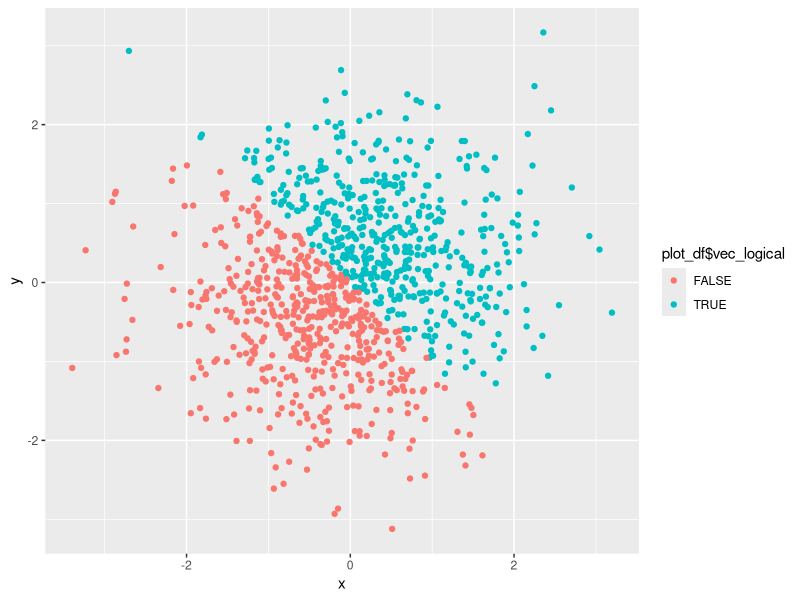
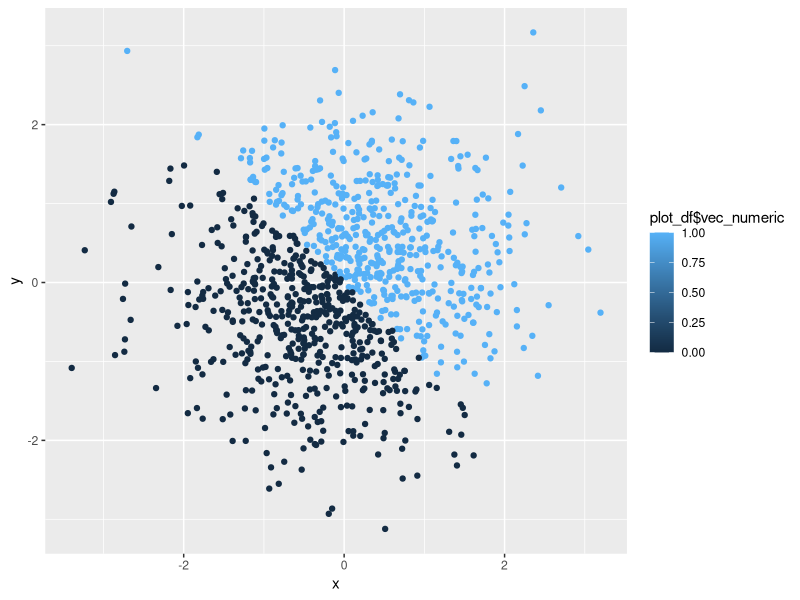
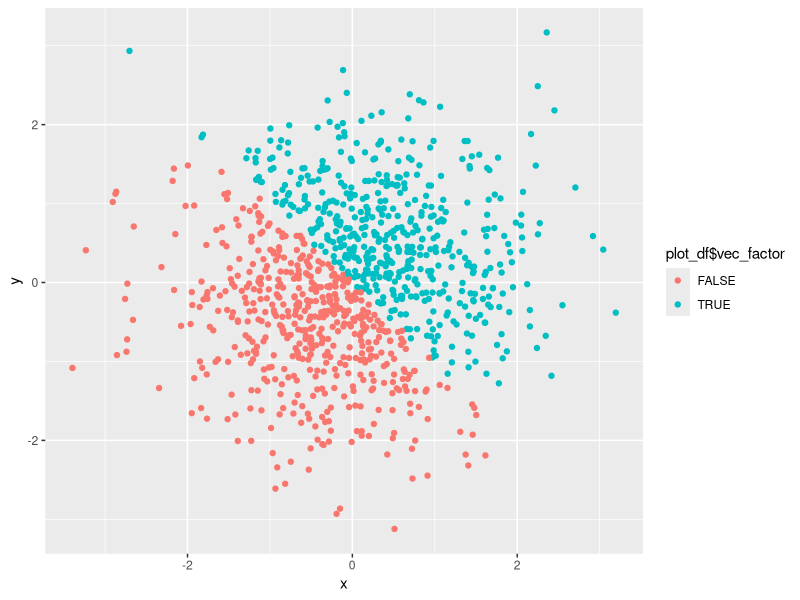
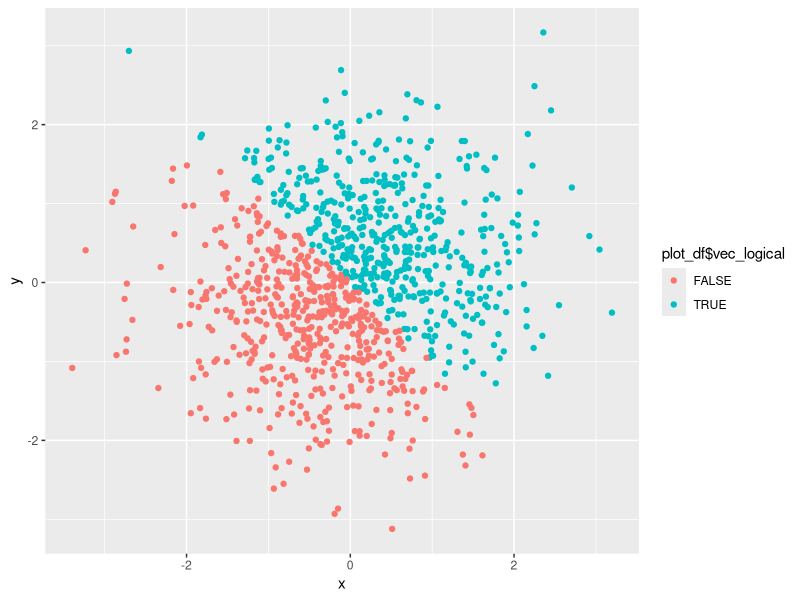

Reproduce these figures in R, in order.
## ---- chunk 1
getwd()
knitr::opts_chunk$set(echo = TRUE)

library(tidyverse)
## ---- chunk 2
set.seed(1234)
hw1_df = tibble(
  norm_samp = runif(10, min = 0, max = 5),
  vec_logical = norm_samp > 2,
  vec_char = c("one","two","three","four","five","six","seven","eight","nine","ten"),
  vec_factor = factor(c("male","female","male","male","male","female","female","male","female","male"))
)
## ---- chunk 3
class(hw1_df$vec_logical)
class(hw1_df$vec_char)
class(hw1_df$vec_factor)
## ---- chunk 4
mean(hw1_df$norm_samp)
mean(hw1_df$vec_logical)
mean(hw1_df$vec_char)
mean(hw1_df$vec_factor)
## ---- chunk 5
as.numeric(hw1_df$vec_logical)
as.numeric(hw1_df$vec_char)
as.numeric(hw1_df$vec_factor)
## ---- chunk 6
as.numeric(as.factor(hw1_df$vec_char))
as.numeric(as.character(hw1_df$vec_factor))
## ---- chunk 7
plot_df = tibble(
  x = rnorm(1000),
  y = rnorm(1000),
  vec_logical = x + y > 0,
  vec_numeric = as.numeric(vec_logical),
  vec_factor = as.factor(vec_logical)
)
## ---- chunk 8
plot_logi = ggplot(plot_df, aes(x = x, y = y, color = plot_df$vec_logical)) + geom_point()
plot_logi
## ---- chunk 9
plot_num = ggplot(plot_df, aes(x = x, y = y, color = plot_df$vec_numeric)) + geom_point()
plot_num
## ---- chunk 10
plot_fac = ggplot(plot_df, aes(x = x, y = y, color = plot_df$vec_factor)) + geom_point()
plot_fac
## ---- chunk 11
ggsave("scatter_plot.pdf", plot_logi, height = 4, width = 6)
